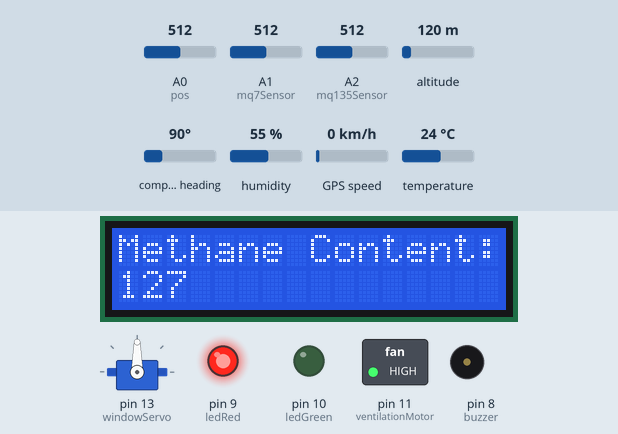
Recording of a sketch running on a simulated Arduino Uno, built with avr-gcc and run on an emulated ATmega328P. Shown: 16×2 character LCD, servo, switched loads named in the sketch (green lamp = pin HIGH), output pins drawn as LEDs (lit = HIGH), buzzer (waves = sounding, pin HIGH). The test bench sets the inputs (shaded band); at power-on: A0 (pos) = 512, A1 (mq7Sensor) = 512, A2 (mq135Sensor) = 512, altitude 120 m, compass heading 90°, humidity 55 %, GPS speed 0 km/h, temperature 24 °C. The GPS gets a fix after 3 s at 37.7749, -122.4194 with 8 satellites; what the sketch prints to the serial monitor is not drawn.

Above: at 1.2 s.
1.3 s: A0 (pos) set to 415
At 6.4 s:
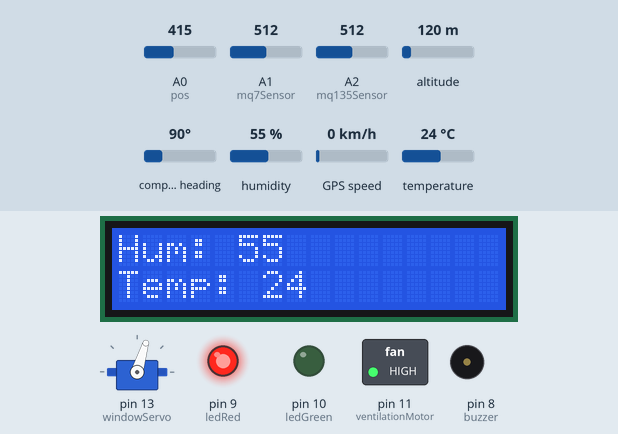
6.5 s: A0 (pos) set to 390
At 10.6 s:
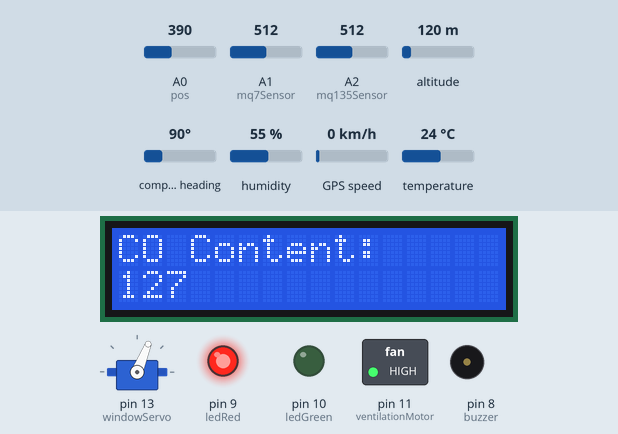
14.2 s: A1 (mq7Sensor) set to 422
At 19.6 s:
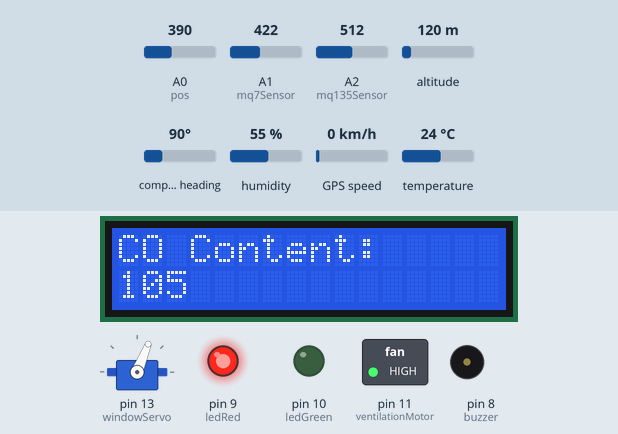
19.7 s: A1 (mq7Sensor) set to 389
At 22.9 s:
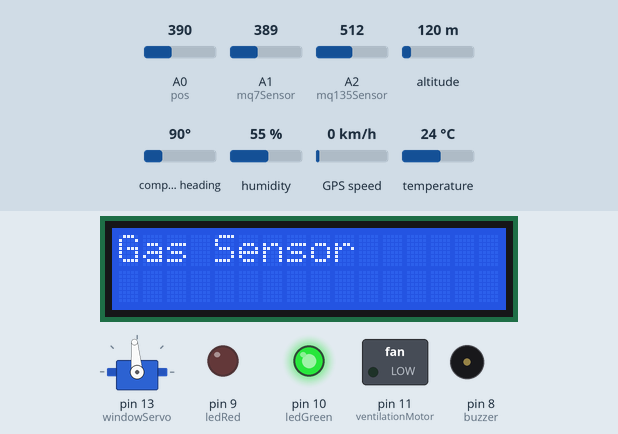
27.4 s: A1 (mq7Sensor) set to 716
At 29.3 s:
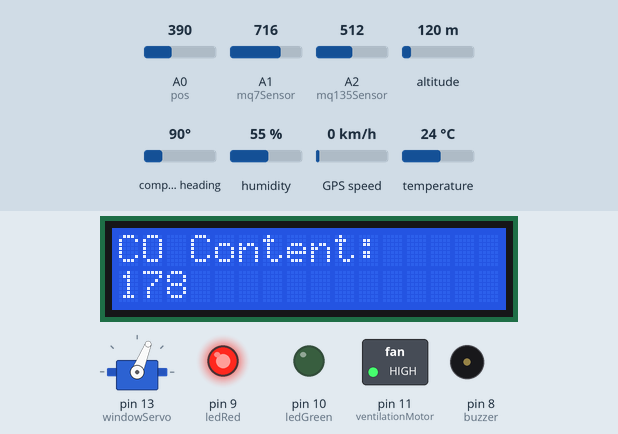
30.0 s: A0 (pos) set to 716
At 32.3 s:
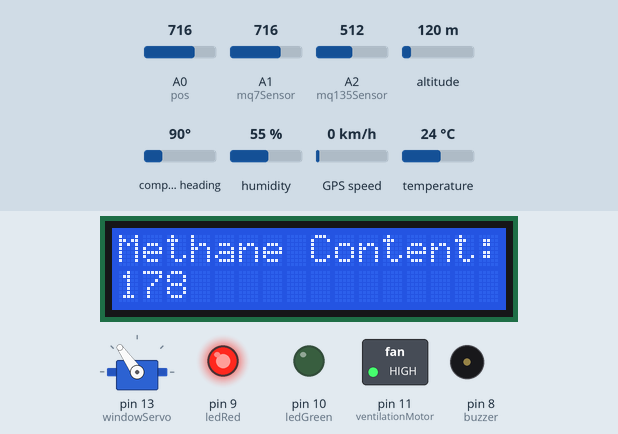
Timing chart, 0 to 36.0 s (numbered marks = the images above; inputs shaded):
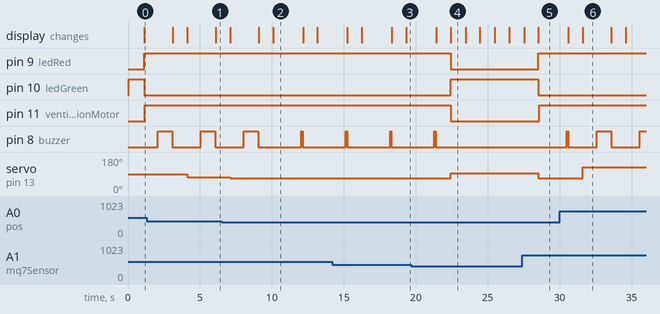

The sketch:

main.ino
```cpp
#include <LiquidCrystal.h>
#include<TinyGPS.h>
#include <SoftwareSerial.h>
#include<DHT.h>
#include<Servo.h>

Servo windowServo;
int pos = 0;
int val;

#define DHTPIN 12
#define DHTTYPE DHT11

DHT dht(DHTPIN, DHTTYPE);

SoftwareSerial mySerial(9, 10);
LiquidCrystal lcd(7, 6, 5, 4, 3, 2);

const int buzzer = 8;
const int mq4Sensor = A0;
const int mq7Sensor = A1;
const int mq135Sensor = A2;
const int ledRed = 9;
const int ledGreen = 10;
const int ventilationMotor = 11;

int temperature;
int humidity;

TinyGPS gps;

void setup() {
  lcd.begin(16,2);
  mySerial.begin(9600);
  Serial.begin(9600);
  dht.begin();
  windowServo.attach(13);

  pinMode(buzzer, OUTPUT);
  pinMode(mq4Sensor, INPUT);
  pinMode(mq7Sensor, INPUT);
  pinMode(mq135Sensor, INPUT);
  pinMode(ledRed, OUTPUT);
  pinMode(ledGreen, OUTPUT);
  pinMode(ventilationMotor, OUTPUT);

  digitalWrite(buzzer, LOW);
  digitalWrite(ledRed, LOW);
  digitalWrite(ledGreen, HIGH);

  lcd.clear();
  lcd.setCursor(0, 0);
  lcd.write("Gas Sensor");
}

void loop() {
  int mq4 = analogRead(mq4Sensor);
  int mq7 = analogRead(mq7Sensor);
  int mq135 = analogRead(mq135Sensor);

  int mq4map = map(mq4, 0, 1023, 0, 255);
  int mq7map = map(mq7, 0, 1023, 0, 255);
  int mq135map = map(mq7, 0, 1023, 0, 255);

  String mq4Message = String(mq4map);
  String mq7Message = String(mq7map);

  temperature = dht.readTemperature();
  humidity = dht.readHumidity();

  Serial.print("Humidity Reading: ");
  Serial.print(humidity);
  Serial.println(" %");
  Serial.print("Temperature Reading: ");
  Serial.print(temperature);
  Serial.println(" C");

  lcd.clear();
  lcd.setCursor(0, 0);
  lcd.write("Hum: ");
  lcd.print(humidity);
  lcd.setCursor(0, 1);
  lcd.write("Temp: ");
  lcd.print(temperature);

//  GPS INIT
  bool newData = false;
  unsigned long chars;
  unsigned short sentences, failed;
  for (unsigned long start = millis(); millis() -start < 1000;)
  {
    while (Serial.available())
    {
      char c = Serial.read();
      if (gps.encode(c))
      newData = true;
    }
  }

  if(mq4map > 100) {
    digitalWrite(ledRed, HIGH);
    digitalWrite(ledGreen, LOW);
    lcd.clear();
    lcd.setCursor(0,0);
    lcd.write("Methane Content:");
    lcd.setCursor(0, 1);
    lcd.print(mq4map);

    Serial.println("Methane gas Detected: Evacuate!!");
    Serial.print("Methane Content: ");
    Serial.println(mq4map);

    val = analogRead(pos);
    val = map(val, 0, 1023, 0, 180);
    windowServo.write(val);
    delay(50);
    digitalWrite(ventilationMotor, HIGH);

    float flat, flon;
    unsigned long age;
    gps.f_get_position(&flat, &flon, &age);
    Serial.print("AT+CMGF=1\r");
    delay(100);
    Serial.print("AT+CMGS=\"+919999999999\"\r");
    Serial.print("FIRE ALERT!\r");
    delay(100);
    Serial.print("AT+CMGS=\"+919999999999\"\r");
    Serial.print("FIRE OCCURED!\r");
    delay(100);
    Serial.print("AT+CMGS=\"+919999999999\"\r");
    Serial.print("FIRE OCCURED! in\r");
    delay(200);
    Serial.print("Latitude = ");
    Serial.print(flat == TinyGPS::GPS_INVALID_F_ANGLE ? 0.0 : flat, 6);
    Serial.print(" Longitude = ");
    Serial.print(flon == TinyGPS::GPS_INVALID_F_ANGLE ? 0.0 : flon, 6);
    delay(200);
    Serial.println((char)26);
    delay(200);
    Serial.println();

    digitalWrite(buzzer, HIGH);
    delay(1000);
    digitalWrite(buzzer, LOW);
  } else if (mq7map > 100) {
    digitalWrite(ledRed, HIGH);
    digitalWrite(ledGreen, LOW);
    lcd.clear();
    lcd.setCursor(0,0);
    lcd.write("CO Content:");
    lcd.setCursor(0, 1);
    lcd.print(mq7map);

    Serial.println("Carbon Monoxide Detected: Evacuate!!");
    Serial.print("CO Content: ");
    Serial.println(mq7map);

    val = analogRead(pos);
    val = map(val, 0, 1023, 0, 180);
    windowServo.write(val);
    delay(50);
    digitalWrite(ventilationMotor, HIGH);

    float flat, flon;
    unsigned long age;
    gps.f_get_position(&flat, &flon, &age);
    Serial.print("AT+CMGF=1\r");
    delay(100);
    Serial.print("AT+CMGS=\"+919999999999\"\r");
    Serial.print("FIRE ALERT!\r");
    delay(100);
    Serial.print("AT+CMGS=\"+919999999999\"\r");
    Serial.print("FIRE OCCURED!\r");
    delay(100);
    Serial.print("AT+CMGS=\"+919999999999\"\r");
    Serial.print("FIRE OCCURED! in\r");
    delay(200);
    Serial.print("Latitude = ");
    Serial.print(flat == TinyGPS::GPS_INVALID_F_ANGLE ? 0.0 : flat, 6);
    Serial.print(" Longitude = ");
    Serial.print(flon == TinyGPS::GPS_INVALID_F_ANGLE ? 0.0 : flon, 6);
    delay(200);
    Serial.println((char)26);
    delay(200);
    Serial.println();

    delay(1000);
    digitalWrite(buzzer, HIGH);
    delay(100);
    digitalWrite(buzzer, LOW);
  } else if (mq135map > 100) {
    digitalWrite(ledRed, HIGH);
    digitalWrite(ledGreen, LOW);
    lcd.clear();
    lcd.setCursor(0,0);
    lcd.write("Sulphur Content:");
    lcd.setCursor(0, 1);
    lcd.print(mq135map);

    Serial.println("Sulphuric gases Detected: Evacuate!!");
    Serial.print("Gas Content: ");
    Serial.println(mq135map);

    val = analogRead(pos);
    val = map(val, 0, 1023, 0, 180);
    windowServo.write(val);
    delay(50);
    digitalWrite(ventilationMotor, HIGH);

    float flat, flon;
    unsigned long age;
    gps.f_get_position(&flat, &flon, &age);
    Serial.print("AT+CMGF=1\r");
    delay(100);
    Serial.print("AT+CMGS=\"+919999999999\"\r");
    Serial.print("FIRE ALERT!\r");
    delay(100);
    Serial.print("AT+CMGS=\"+919999999999\"\r");
    Serial.print("FIRE OCCURED!\r");
    delay(100);
    Serial.print("AT+CMGS=\"+919999999999\"\r");
    Serial.print("FIRE OCCURED! in\r");
    delay(200);
    Serial.print("Latitude = ");
    Serial.print(flat == TinyGPS::GPS_INVALID_F_ANGLE ? 0.0 : flat, 6);
    Serial.print(" Longitude = ");
    Serial.print(flon == TinyGPS::GPS_INVALID_F_ANGLE ? 0.0 : flon, 6);
    delay(200);
    Serial.println((char)26);
    delay(200);
    Serial.println();

    delay(1000);
    digitalWrite(buzzer, HIGH);
    delay(100);
    digitalWrite(buzzer, LOW);
  }
  else {
    digitalWrite(ledRed, LOW);
    digitalWrite(ledGreen, HIGH);
    digitalWrite(ventilationMotor, LOW);
    windowServo.write(95);
    lcd.clear();
    lcd.setCursor(0, 0);
    lcd.write("Gas Sensor");
    delay(1000);
  }
}
```

Measured:
- the behaviour switches between 406 and 405 on A0 (pos) (found by bisection; images 1 and 2)
- the behaviour switches between 406 and 405 on A1 (mq7Sensor) (found by bisection; images 3 and 4)
- after the input at 1.3 s, servo on pin 13 (windowServo): 90° → 73° after 2.8 s; the display: first differs from a run without the input after 2.8 s (image 1 shows a later state)
- after the input at 6.5 s, servo on pin 13 (windowServo): 73° → 68° after 0.60 s; the display: first differs from a run without the input after 3.6 s (image 2)
- after the input at 14.2 s, the display: first differs from a run without the input after 2.1 s (image 3)
- after the input at 19.7 s, pin 9 (ledRed), pin 11 (ventilationMotor): HIGH → LOW after 2.7 s; pin 10 (ledGreen): LOW → HIGH after 2.7 s; pin 8 (buzzer): goes on until 21.4 s, then stays LOW; servo on pin 13 (windowServo): 68° → 95° after 2.7 s; the display: first differs from a run without the input after 2.7 s (image 4)
- after the input at 27.4 s, pin 9 (ledRed): LOW → HIGH after 1.1 s; pin 10 (ledGreen): HIGH → LOW after 1.1 s; pin 11 (ventilationMotor): LOW → HIGH after 1.2 s; servo on pin 13 (windowServo): 95° → 68° after 1.1 s; the display: first differs from a run without the input after 1.1 s (image 5)
- after the input at 30.0 s, servo on pin 13 (windowServo): 68° → 125° after 1.6 s; the display: first differs from a run without the input after 1.6 s (image 6)
